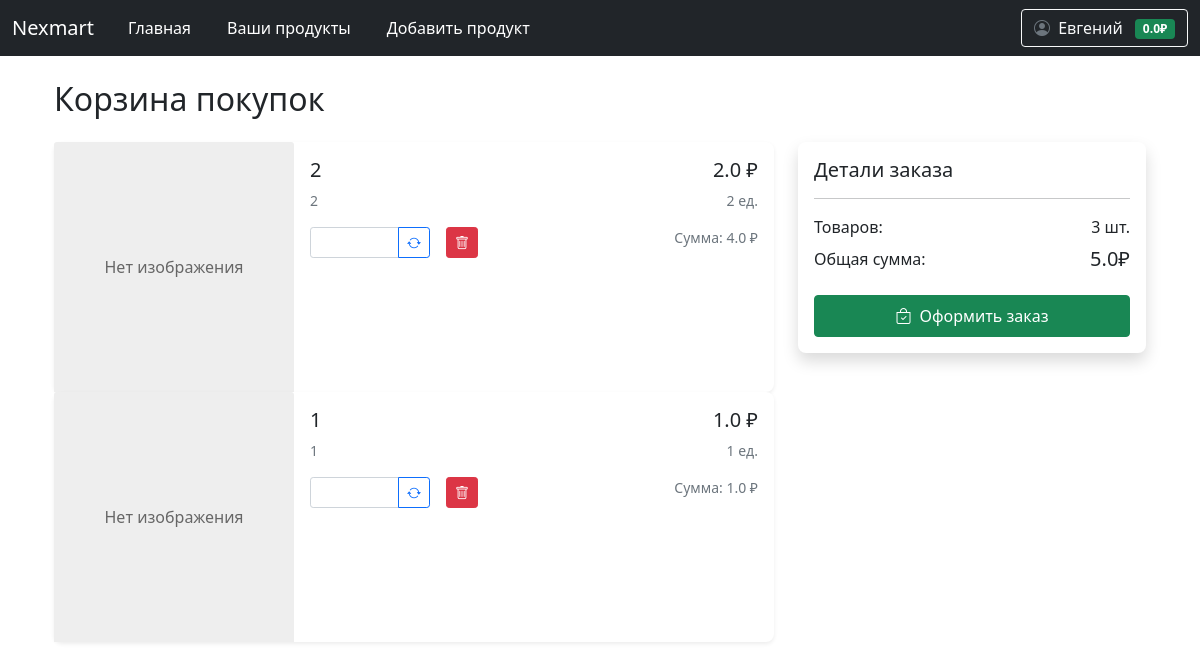
The app's page /user/cart (signed in), older data.
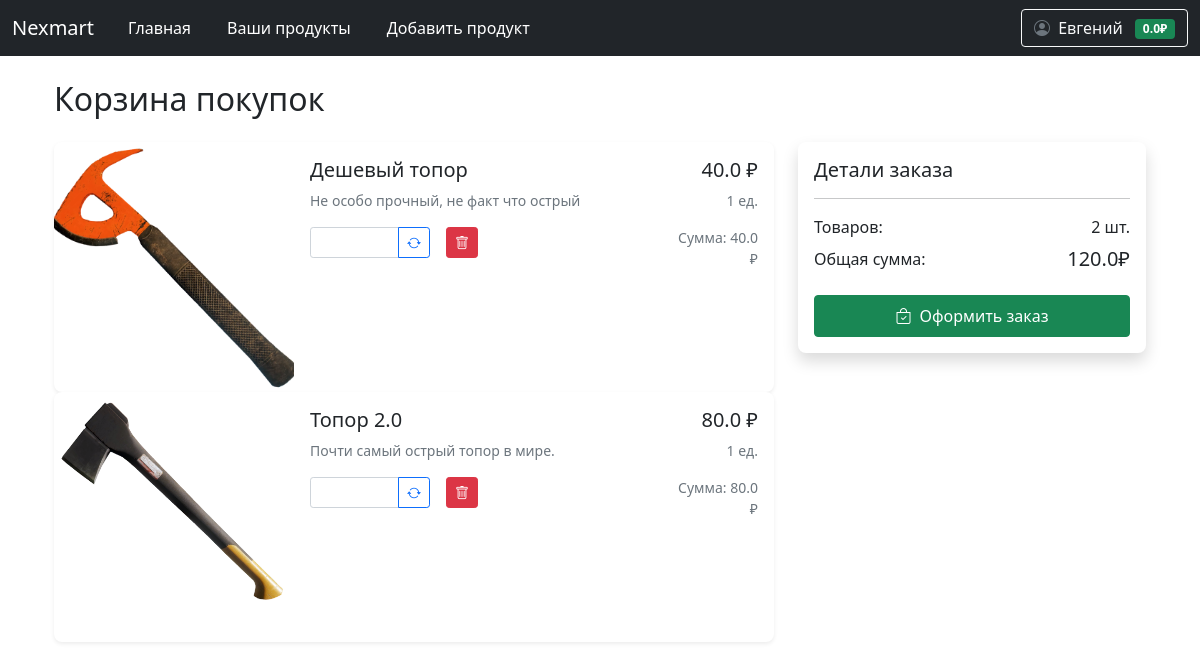
The same page, newer data.
### data/user.py (models this page shows, shortened)
class User(SqlAlchemyBase, UserMixin):
    __tablename__ = 'users'
    id = Column(Integer, primary_key=True, autoincrement=True)
    email = Column(String, unique=True, nullable=False)
    hashed_password = Column(String, nullable=False)
    surname = Column(String, nullable=False)
    name = Column(String, nullable=False)
    modified_date = Column(DateTime)
    balance = Column(Float, default=0.0, nullable=False)
    products = relationship("Product", back_populates="user")

### data/order.py (models this page shows)
class OrderItem(SqlAlchemyBase):
    __tablename__ = 'order_items'
    id = sqlalchemy.Column(sqlalchemy.Integer, primary_key=True, autoincrement=True)
    user_id = sqlalchemy.Column(sqlalchemy.Integer, sqlalchemy.ForeignKey("users.id"))
    product_id = sqlalchemy.Column(sqlalchemy.Integer, sqlalchemy.ForeignKey("products.id"))
    amount = sqlalchemy.Column(sqlalchemy.Integer, default=1)
    is_in_order = sqlalchemy.Column(sqlalchemy.Boolean, default=False)
    order_id = sqlalchemy.Column(sqlalchemy.Integer, sqlalchemy.ForeignKey("orders.id"), nullable=True)
    user = orm.relationship('User')
    product = orm.relationship('Product')
    order = orm.relationship('Order', back_populates='items')

### data/product.py (models this page shows)
class Product(SqlAlchemyBase):
    __tablename__ = 'products'
    id = sqlalchemy.Column(sqlalchemy.Integer, primary_key=True, autoincrement=True)
    name = sqlalchemy.Column(sqlalchemy.String, nullable=False)
    price = sqlalchemy.Column(sqlalchemy.Float, nullable=False)
    description = sqlalchemy.Column(sqlalchemy.Text)
    created_date = sqlalchemy.Column(sqlalchemy.DateTime, default=datetime.datetime.now)
    open = sqlalchemy.Column(sqlalchemy.Boolean)  # открыт ли продукт для общего доступа
    amount_available = sqlalchemy.Column(sqlalchemy.Integer)  # сколько есть продукта для продажи
    amount_sell = sqlalchemy.Column(sqlalchemy.Integer)  # сколько продано для статистики
    image = sqlalchemy.Column(sqlalchemy.String)
    user_id = sqlalchemy.Column(sqlalchemy.Integer, sqlalchemy.ForeignKey('users.id'))
    user = sqlalchemy.orm.relationship('User', back_populates='products')

### main.py (the view)
@app.route('/user/cart')
@login_required
def cart():
    db_sess = db_session.create_session()
    order_item = db_sess.query(OrderItem).filter(current_user.id == OrderItem.user_id).all()
    product_amount_sum = sum([i.amount for i in order_item])
    product_price_sum = sum([i.amount * i.product.price for i in order_item])
    return render_template('cart.html', products=order_item,
                           product_amount_sum=product_amount_sum, product_price_sum=product_price_sum)

### data/db_session.py (called while the page is built)
def create_session() -> Session:
    global __factory
    return __factory()

### main.py (called while the page is built)
@login_manager.user_loader
def load_user(user_id):
    db_sess = db_session.create_session()
    return db_sess.query(User).get(user_id)

### templates/cart.html (shortened to what this page needs)
{% extends "base.html" %}
{% block content %}
<div class="container">
    <h2 class="mb-4">Корзина покупок</h2>
    {% if products %}
    <div class="row mb-4">
        <div class="col-lg-8">
            {% for item in products %}
            <div class="card mb-6">
                <div class="row g-0">
                    <div class="col-md-4">
                        {% if item.product.image %}
                        <img src="{{ url_for('static', filename='upload/' + item.product.image) }}"
                             class="card-img-top product-image"
                             alt="{{ item.product.name }}">
                        {% else %}
                        <div class="card-img-top no-image">Нет изображения</div>
                        {% endif %}
                    </div>
                    <div class="col-md-6">
                        <div class="card-body">
                            <h5 class="card-title">{{ item.product.name }}</h5>
                            <p class="card-text text-muted small">{{ item.product.description|truncate(100) }}</p>
                            <div class="d-flex align-items-center">
                                <form method="POST" action="/user/cart/update/{{ item.product.id }}"
                                      class="me-3">
                                    <div class="input-group input-group-sm" style="width: 120px;">
                                        <input type="number"
                                               name="amount"
                                               class="form-control"
                                               value="{{ item.product.amount }}"
                                               min="1"
                                               max="{{ item.product.amount_available }}">
                                        <button type="submit" class="btn btn-outline-primary">
                                            <i class="bi bi-arrow-repeat"></i>
                                        </button>
                                    </div>
                                </form>
                                <form method="POST"
                                      action="">
                                    <a href="/user/cart/delete/{{item.id}}" class="btn btn-danger btn-sm">
                                        <i class="bi bi-trash"></i>
                                    </a>
                                </form>
                            </div>
                        </div>
                    </div>
                    <div class="col-md-2">
                        <div class="card-body text-end">
                            <p class="card-text h5">{{ item.product.price }} ₽</p>
                            <p class="text-muted small">{{item.amount}} ед.</p>
                            <p class="text-muted small">Сумма: {{ item.product.price * item.amount}} ₽</p>
                        </div>
                    </div>
                </div>
            </div>
            {% endfor %}
        </div>
        <div class="col-lg-4">
            <div class="card shadow">
                <div class="card-body">
                    <h5 class="card-title mb-3">Детали заказа</h5>
                    <hr>
                    <div class="d-flex justify-content-between mb-2">
                        <span>Товаров:</span>
                        <span>{{ product_amount_sum }} шт.</span>
                    </div>
                    <div class="d-flex justify-content-between mb-3">
                        <span>Общая сумма:</span>
                        <span class="h5">{{ product_price_sum }}₽</span>
                    </div>
                    <a href="/user/checkout" class="btn btn-success w-100 py-2">
                        <i class="bi bi-bag-check me-2"></i>Оформить заказ
                    </a>
                </div>
            </div>
        </div>
    </div>
    {% endif %}
</div>
{% endblock %}

### templates/base.html (shortened to what this page needs)
<!doctype html>
<html lang="ru">
<head>
                    <link href="https://cdn.jsdelivr.net/npm/bootstrap@5.0.2/dist/css/bootstrap.min.css" rel="stylesheet">
                    <link rel="stylesheet" href="https://cdn.jsdelivr.net/npm/bootstrap-icons@1.8.1/font/bootstrap-icons.css">
    <link rel="stylesheet" href="{{ url_for('static', filename='css/style.css') }}">
    <link rel="stylesheet" href="https://cdnjs.cloudflare.com/ajax/libs/font-awesome/6.5.1/css/all.min.css">
    <link rel="stylesheet" href="{{ url_for('static', filename='css/auth_styles.css') }}">
</head>
<body>
<header>
    <nav class="navbar navbar-expand-md navbar-dark bg-dark" aria-label="Fourth navbar example">
        <div class="container-fluid">
          <a class="navbar-brand" href="#">Nexmart</a>
          <div class="collapse navbar-collapse" id="navbarsExample04">
            <ul class="navbar-nav me-auto mb-2 mb-md-0">
              <li class="nav-item">
                <a class="nav-link active" aria-current="page" href="/">Главная</a>
              </li>
                {% if not current_user.is_authenticated %}
                <li class="nav-item">
                <a class="nav-link active" aria-current="page" href="/register"></a>
              </li>
                <li class="nav-item">
                <a class="nav-link active" aria-current="page" href="/login"></a>
              </li>
                {% else %}
                <li class="nav-item">
                <a class="nav-link active" href="/user/products">Ваши продукты</a>
              </li>
                <li class="nav-item">
                <a class="nav-link active" href="/user/products/add">Добавить продукт</a>
              </li>
                {% endif %}
            </ul>
            {% if current_user.is_authenticated %}
            <div class="d-flex align-items-center">
              <div class="dropdown">
                <button class="btn btn-outline-light dropdown-toggle" type="button" id="profileDropdown" data-bs-toggle="dropdown" aria-expanded="false">
                  <i class="bi bi-person-circle me-1"></i>
                  {{ current_user.name }}
                  <span class="badge bg-success ms-2">{{ current_user.balance }}₽</span>
                </button>
              </div>
            </div>
            {% else %}
            <div class="d-flex">
              <a href="/login" class="btn btn-outline-light me-2">Войти</a>
              <a href="/register" class="btn btn-success">Регистрация</a>
            </div>
            {% endif %}
          </div>
        </div>
      </nav>
</header>
<div class="container mt-4">
    {% block content %}{% endblock %}
</div>
</body>
</html>

### static/css/style.css (style rules this page uses)
.product-image { width: 100%; height: 250px; object-fit: cover; object-position: top; border-radius: 0.25rem 0.25rem 0 0; }
.navbar-nav .nav-link { position: relative; transition: all 0.5s ease; margin: 0 10px; }
.navbar-nav .nav-link::after { content: ''; position: absolute; width: 0; height: 2px; bottom: 0; left: 50%; background-color: #90caf9; transition: all 0.3s ease; }
.dropdown-toggle { position: relative; transition: all 0.3s ease; }
.badge.bg-success { transition: all 0.3s ease; }
.card { border: none; border-radius: 0.5rem; box-shadow: 0 0.125rem 0.25rem rgba(0, 0, 0, 0.075); transition: all 0.3s ease; }
.bi-person-circle { color: #6c757d; transition: all 0.3s ease; }
.btn-success { transition: all 0.3s ease; }
.form-control { border-radius: 0.25rem; border: 1px solid #ced4da; transition: all 0.3s ease; }
.btn { position: relative; overflow: hidden; }
.btn::after { content: ''; position: absolute; top: 50%; left: 50%; width: 5px; height: 5px; background: rgba(255, 255, 255, 0.3); opacity: 0; border-radius: 50%; transform: scale(1, 1) translate(-50%, -50%); transform-origin: 50% 50%; }

Row changes from the older to the newer data that the page shows:
removed OrderItem: shows "Нет изображения", product.name "2", product.description "2", product.price "2.0", amount "2", item.product.price*item.amount "4.0"
removed OrderItem: shows "Нет изображения", product.name "1", product.description "1", product.price "1.0", amount "1", item.product.price*item.amount "1.0"
added OrderItem: image (picture), product.name "Дешевый топор", product.description "Не особо прочный, не факт что острый", product.price "40.0", amount "1", item.product.price*item.amount "40.0"
added OrderItem: image (picture), product.name "Топор 2.0", product.description "Почти самый острый топор в мире.", product.price "80.0", amount "1", item.product.price*item.amount "80.0"
Text that changed along with them:
{{ product_amount_sum }}: "3" → "2"
{{ product_price_sum }}: "5.0" → "120.0"
